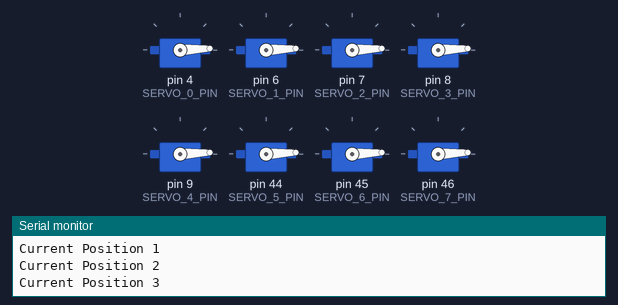
Simulated run of this sketch. Board: Arduino Mega 2560, built with avr-gcc and run on an emulated ATmega2560. On the bench: 8 × servo, the last lines printed to the serial monitor.

Above: at 0.05 s.
At 0.95 s:
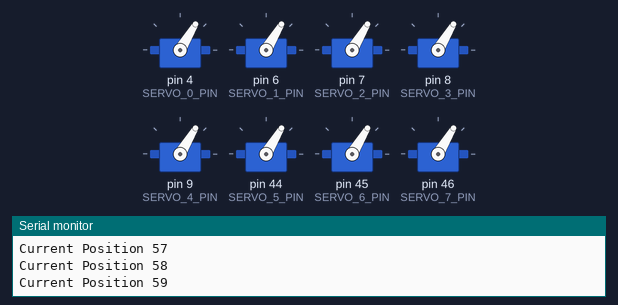
At 1.45 s:
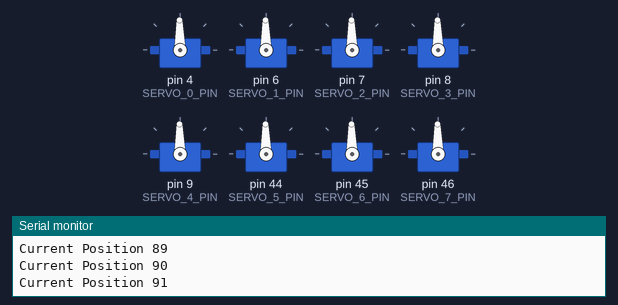
At 2.85 s:
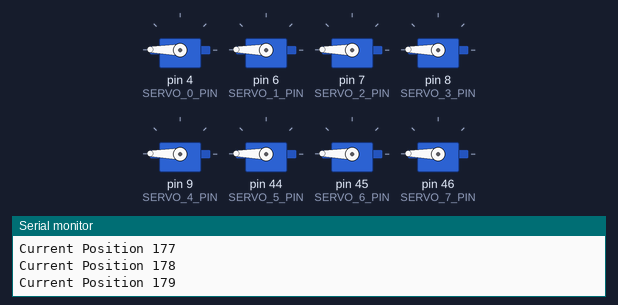
At 4.25 s:
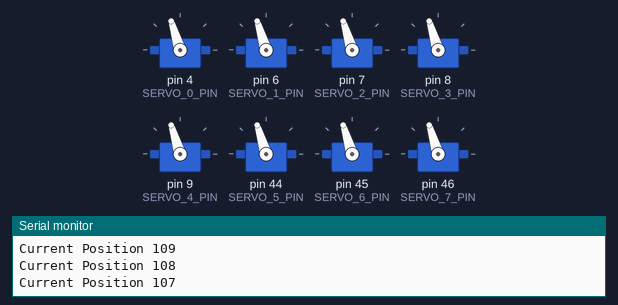
At 5.7 s:
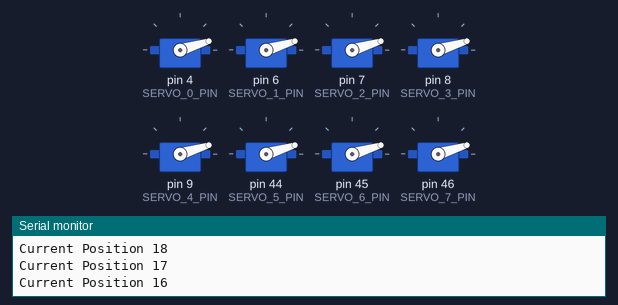
Timing chart, 0 to 8.0 s (numbered marks = the images above):
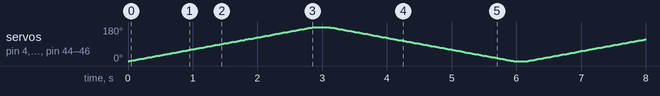

The sketch:

h2_rc_90x120_servo_check.ino
```cpp
// (licence header left out)
// Подключение библиотеки для работы с сервоприводами
#include <Servo.h>

// Выводы управления сервоприводами
const int SERVO_0_PIN = 4;
const int SERVO_1_PIN = 6;
const int SERVO_2_PIN = 7;
const int SERVO_3_PIN = 8;
const int SERVO_4_PIN = 9;
const int SERVO_5_PIN = 44;
const int SERVO_6_PIN = 45;
const int SERVO_7_PIN = 46;

// Переменная для хранения текущего положения
int current_pos = 0;

// Создание объектов сервоприводов
Servo MyServo0;
Servo MyServo1;
Servo MyServo2;
Servo MyServo3;
Servo MyServo4;
Servo MyServo5;
Servo MyServo6;
Servo MyServo7;

void setup() {
  // Настройка скорости отладочного порта
  Serial.begin(115200);

  // Присвоение объектам сервоприводов выводов управления
  MyServo0.attach(SERVO_0_PIN);
  MyServo1.attach(SERVO_1_PIN);
  MyServo2.attach(SERVO_2_PIN);
  MyServo3.attach(SERVO_3_PIN);
  MyServo4.attach(SERVO_4_PIN);
  MyServo5.attach(SERVO_5_PIN);
  MyServo6.attach(SERVO_6_PIN);
  MyServo7.attach(SERVO_7_PIN);

  // Установка всех сервоприводов в начальное положение 0
  MyServo0.write(current_pos);
  MyServo1.write(current_pos);
  MyServo2.write(current_pos);
  MyServo3.write(current_pos);
  MyServo4.write(current_pos);
  MyServo5.write(current_pos);
  MyServo6.write(current_pos);
  MyServo7.write(current_pos);
}

void loop() {
  Serial.println("Direction 1");
  // Поворот вала каждого сервопривода в направлении 1
  for (current_pos = 0; current_pos <= 180; current_pos++) {
    MyServo0.write(current_pos);
    MyServo1.write(current_pos);
    MyServo2.write(current_pos);
    MyServo3.write(current_pos);
    MyServo4.write(current_pos);
    MyServo5.write(current_pos);
    MyServo6.write(current_pos);
    MyServo7.write(current_pos);
    Serial.print("Current Position "); Serial.println(current_pos);
    delay(15);
  }
  Serial.println();
  delay(200);

  Serial.println("Direction 2");
  // Поворот вала каждого сервопривода в направлении 2
  for (current_pos = 180; current_pos >= 0; current_pos--) {
    MyServo0.write(current_pos);
    MyServo1.write(current_pos);
    MyServo2.write(current_pos);
    MyServo3.write(current_pos);
    MyServo4.write(current_pos);
    MyServo5.write(current_pos);
    MyServo6.write(current_pos);
    MyServo7.write(current_pos);
    Serial.print("Current Position "); Serial.println(current_pos);
    delay(15);
  }
  Serial.println();
  delay(200);
}
```
